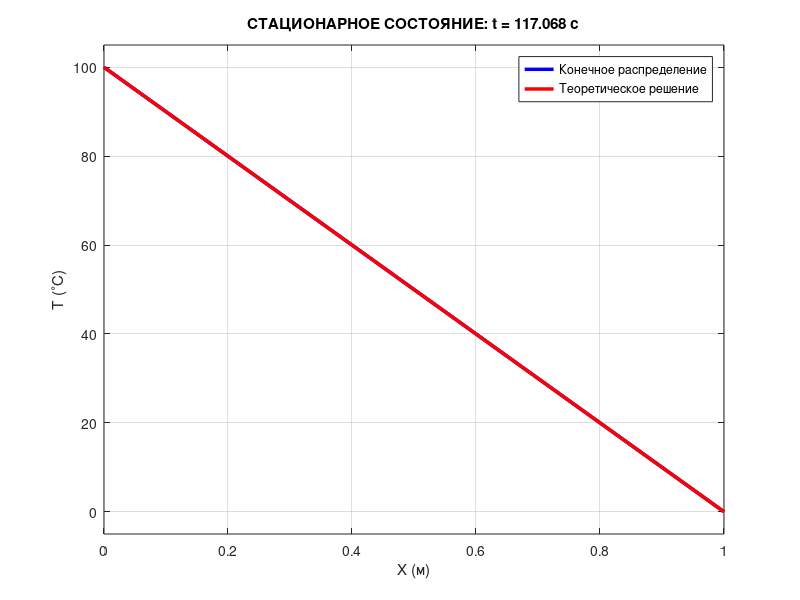

Here is the MATLAB script that generated this plot:
clc; clear; close all;

% Параметры
L = 1.0; alpha = 0.01;
Nx = 50; dx = L/(Nx-1); x = linspace(0, L, Nx);

% Начальные условия
T = zeros(1, Nx);
T(1) = 100;   % левая граница
T(end) = 0;   % правая граница

% Критерий остановки
tolerance = 1e-6;      % точность установления
max_iter = 100000;     % защита от бесконечного цикла
dt = 0.4 * (dx^2 / alpha);

% Переменные для отслеживания изменений
T_prev = T;
iteration = 0;
time = 0;
is_steady = false;

% Настройка графика
figure('Color', 'w');
h_plot = plot(x, T, 'b-', 'LineWidth', 2.5);
hold on; grid on; box on;
xlim([0 L]); ylim([-5 105]);
xlabel('X (м)');
ylabel('T (^{\circ}C)');
title_obj = title(sprintf('Время t = %.3f с (стационарное состояние не достигнуто)', time));

% Стационарное решение (прямая линия)
T_steady = 100 * (1 - x/L);  % линейный профиль от 100 до 0
h_steady = plot(x, T_steady, 'r--', 'LineWidth', 1.5);
legend('Текущее распределение', 'Стационарное решение', 'Location', 'best');

while ~is_steady && iteration < max_iter
    iteration = iteration + 1;
    time = time + dt;

    % Схема
    T_inner = T(2:end-1) + (alpha*dt/dx^2)*(T(3:end)-2*T(2:end-1)+T(1:end-2));
    T_new = [100, T_inner, 0];

    % Проверка на установление (максимальное изменение)
    max_change = max(abs(T_new - T));

    if max_change < tolerance
        is_steady = true;
        fprintf('Стационарное состояние достигнуто за %.3f секунд\n', time);
        fprintf('Максимальное изменение: %.2e\n', max_change);
    end

    % Обновление
    T = T_new;

    % Обновление графика
    set(h_plot, 'YData', T);
    set(title_obj, 'String', sprintf('Время t = %.3f с (изменение = %.2e)', time, max_change));
    drawnow;
    pause(0.01);
end

% Финальное отображение
set(title_obj, 'String', sprintf('СТАЦИОНАРНОЕ СОСТОЯНИЕ: t = %.3f с', time));
set(h_steady, 'LineStyle', '-', 'LineWidth', 2.5);
legend('Конечное распределение', 'Теоретическое решение', 'Location', 'best');

if iteration >= max_iter
    warning('Достигнуто максимальное число итераций, стационарное состояние не установлено');
end

disp('Готово.');
